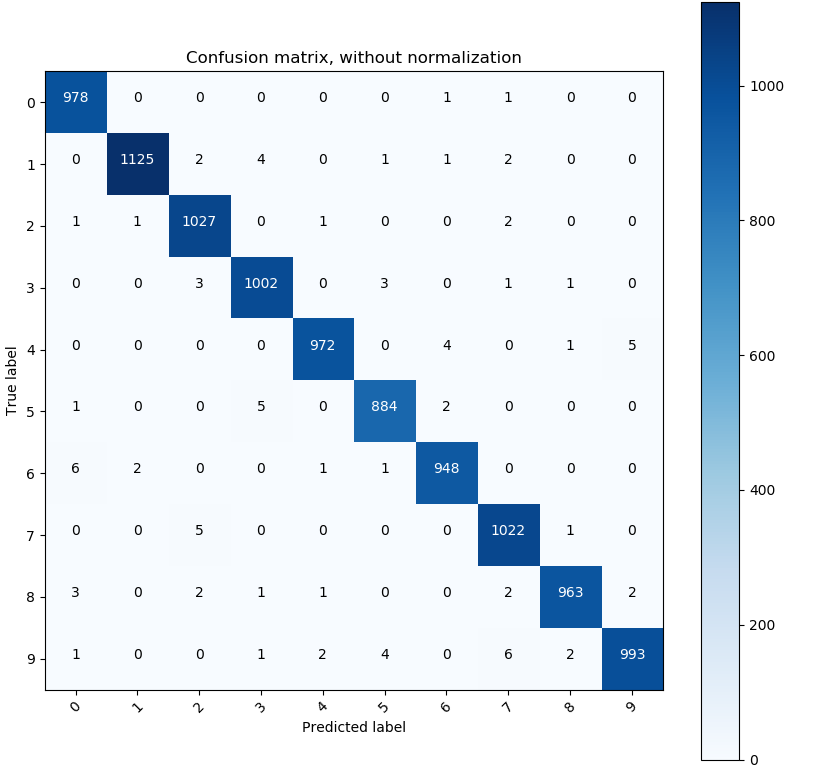
#> input picture Source Code/confmatnum.PNG, 813 x 768 px; its folder holds only this picture in this run
$ python -i datasetScaler.py   (imports and definitions only)   (older library calls are emulated)
#> lines starting #> are read from the running program, lines starting #| are printed output that depends on the picture; after the words box and inside, x2 and y2 are one past the last pixel; in counts of white or black regions, pixels touching at a corner belong together
import cv2
import os
import datasetAdapter


def scale_image(img):
    _, contours, _ = cv2.findContours(img, cv2.RETR_LIST, cv2.CHAIN_APPROX_SIMPLE)

    contours = sorted(contours, key= lambda ctr: cv2.boundingRect(ctr)[0])

    area = 0
    x1, y1, w1, h1 = 0, 0, 0, 0
    for c in contours:
        x, y, w, h = cv2.boundingRect(c)
        tempArea = w*h
        if tempArea > area:
            area = tempArea
            cout = c
            x1 = x
            y1 = y
            w1 = w
            h1 = h

    rect = img[y1:y1+h1, x1:x1+w1]
    return rect


# [25 lines not run here, left out]

>>> import cv2
>>> picture = cv2.imread('../confmatnum.PNG', cv2.IMREAD_GRAYSCALE)
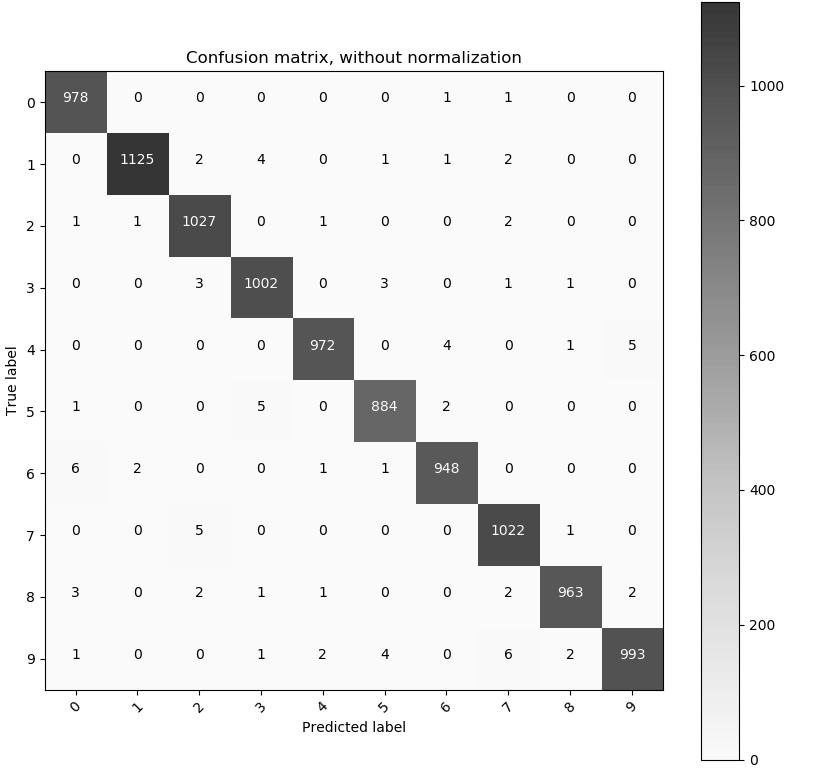
#> picture: shape (768, 813); min 0, max 255, mean 233.7
>>> result = scale_image(picture)
#> in scale_image, `_, contours, _ = cv2.findContours(img, cv2.RETR_LIST, cv2.CHAIN_APPROX..`: contours = 246 contours, 214 with area under 20; largest, box (x1, y1, x2, y2) and area: (0, 0, 813, 768) 622804, (40, 70, 665, 696) 385158, (46, 72, 663, 690) 380072, (700, 1, 740, 761) 1590, (738, 2, 745, 761) 1549
#> the loop in scale_image, `for c in contours:` made 246 passes
#> (x, y, w, h, tempArea, area, cout, x1) on pass 1: (0, 0, 813, 768, 624384, 624384, [[0, 0], [0, 767], [812, 767], [812, 0]], 0)
#> (x, y, w, h, tempArea) on passes 2, 4, 9, 14, 20, 21: (26, 229, 8, 3, 24), (27, 530, 7, 4, 28), (28, 159, 7, 12, 84), (40, 70, 625, 626, 391250), (73, 648, 7, 12, 84), (73, 400, 7, 12, 84)
#> after the loop in scale_image, `for c in contours:`: area = 624384; h1 = 768; w1 = 813; x1 = 0
